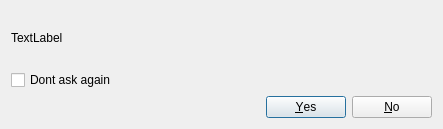
<?xml version="1.0" encoding="UTF-8"?>
<ui version="4.0">
 <class>ConfirmationDialog</class>
 <widget class="QDialog" name="ConfirmationDialog">
  <property name="geometry">
   <rect>
    <x>0</x>
    <y>0</y>
    <width>443</width>
    <height>129</height>
   </rect>
  </property>
  <property name="windowTitle">
   <string>Please confirm</string>
  </property>
  <layout class="QVBoxLayout" name="verticalLayout">
   <item>
    <widget class="QLabel" name="message">
     <property name="text">
      <string>TextLabel</string>
     </property>
    </widget>
   </item>
   <item>
    <widget class="QCheckBox" name="dontAskAgain">
     <property name="text">
      <string>Dont ask again</string>
     </property>
    </widget>
   </item>
   <item>
    <widget class="QDialogButtonBox" name="buttonBox">
     <property name="orientation">
      <enum>Qt::Horizontal</enum>
     </property>
     <property name="standardButtons">
      <set>QDialogButtonBox::No|QDialogButtonBox::Yes</set>
     </property>
    </widget>
   </item>
  </layout>
 </widget>
 <resources/>
 <connections>
  <connection>
   <sender>buttonBox</sender>
   <signal>accepted()</signal>
   <receiver>ConfirmationDialog</receiver>
   <slot>accept()</slot>
   <hints>
    <hint type="sourcelabel">
     <x>248</x>
     <y>254</y>
    </hint>
    <hint type="destinationlabel">
     <x>157</x>
     <y>274</y>
    </hint>
   </hints>
  </connection>
  <connection>
   <sender>buttonBox</sender>
   <signal>rejected()</signal>
   <receiver>ConfirmationDialog</receiver>
   <slot>reject()</slot>
   <hints>
    <hint type="sourcelabel">
     <x>316</x>
     <y>260</y>
    </hint>
    <hint type="destinationlabel">
     <x>286</x>
     <y>274</y>
    </hint>
   </hints>
  </connection>
 </connections>
</ui>
